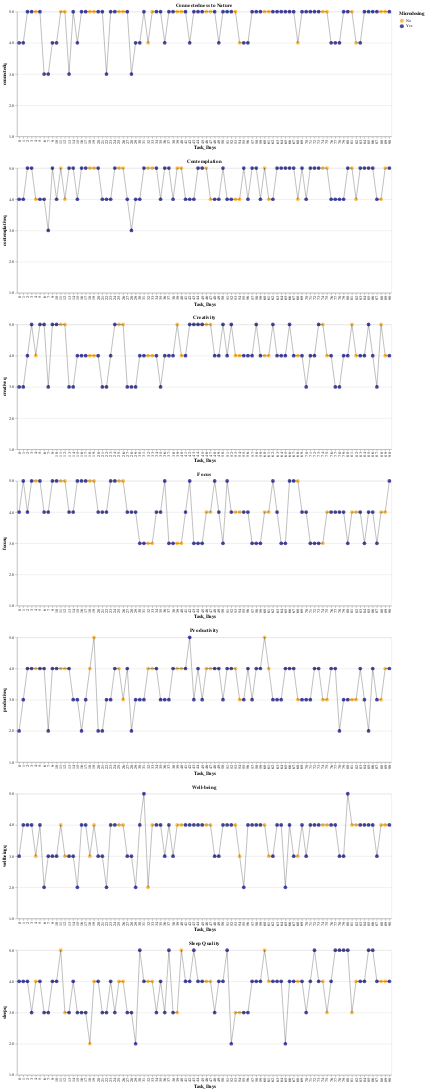

The cell this chart's notebook holds for it:
### Code cell
charts = []
titles = ['Connectedness to Nature', 'Contemplation', 'Creativity', 'Focus', 'Productivity', 'Well-being', 'Sleep Quality']

for title, measure in zip(titles, dependent_measures2):
    row = []
    for col in range(1, 2):
        a = alt.Chart(data).mark_circle(size=80).encode(
            x='Task_Days:N',
            y=alt.Y(measure, scale=alt.Scale(domain=(1,5)), axis=alt.Axis(values=[1, 2, 3, 4, 5])),
            color=alt.Color('Microdosing', scale=alt.Scale(domain=['No', 'Yes'], range=['orange', 'navy']))
        ).properties(
            width=900,
            title= title
        )
        b = alt.Chart(data).mark_line(point=False, color='black',opacity=0.3).encode(
            x='Task_Days:N',
            y=measure
        ).properties(
            width=900,
        )
        row.append(a+b)
    charts.append(alt.hconcat(*row))
alt.vconcat(*charts)
